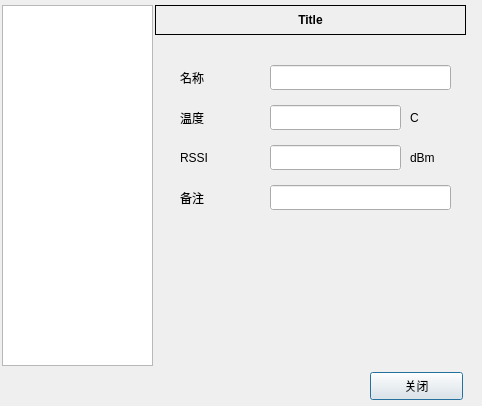
<?xml version="1.0" encoding="UTF-8"?>
<ui version="4.0">
 <class>iCfgDlg</class>
 <widget class="QDialog" name="iCfgDlg">
  <property name="geometry">
   <rect>
    <x>0</x>
    <y>0</y>
    <width>482</width>
    <height>406</height>
   </rect>
  </property>
  <property name="windowTitle">
   <string>System Information</string>
  </property>
  <widget class="QListWidget" name="listWidget">
   <property name="geometry">
    <rect>
     <x>2</x>
     <y>5</y>
     <width>151</width>
     <height>361</height>
    </rect>
   </property>
   <property name="iconSize">
    <size>
     <width>25</width>
     <height>25</height>
    </size>
   </property>
  </widget>
  <widget class="QStackedWidget" name="stackedWidget">
   <property name="geometry">
    <rect>
     <x>160</x>
     <y>35</y>
     <width>311</width>
     <height>331</height>
    </rect>
   </property>
   <property name="currentIndex">
    <number>1</number>
   </property>
   <widget class="QWidget" name="page">
    <widget class="QLabel" name="label">
     <property name="geometry">
      <rect>
       <x>20</x>
       <y>50</y>
       <width>80</width>
       <height>25</height>
      </rect>
     </property>
     <property name="text">
      <string>系统版本</string>
     </property>
    </widget>
    <widget class="QLineEdit" name="leVersion">
     <property name="geometry">
      <rect>
       <x>110</x>
       <y>50</y>
       <width>171</width>
       <height>25</height>
      </rect>
     </property>
     <property name="autoFillBackground">
      <bool>true</bool>
     </property>
     <property name="readOnly">
      <bool>true</bool>
     </property>
    </widget>
    <widget class="QGroupBox" name="groupBox">
     <property name="geometry">
      <rect>
       <x>10</x>
       <y>150</y>
       <width>291</width>
       <height>161</height>
      </rect>
     </property>
     <property name="title">
      <string>Modbus 设置</string>
     </property>
     <widget class="QLineEdit" name="leModbusPort">
      <property name="geometry">
       <rect>
        <x>100</x>
        <y>110</y>
        <width>171</width>
        <height>25</height>
       </rect>
      </property>
      <property name="autoFillBackground">
       <bool>true</bool>
      </property>
      <property name="readOnly">
       <bool>true</bool>
      </property>
     </widget>
     <widget class="QLineEdit" name="leModbusAddr">
      <property name="geometry">
       <rect>
        <x>100</x>
        <y>70</y>
        <width>171</width>
        <height>25</height>
       </rect>
      </property>
      <property name="autoFillBackground">
       <bool>true</bool>
      </property>
      <property name="readOnly">
       <bool>true</bool>
      </property>
     </widget>
     <widget class="QLabel" name="label_5">
      <property name="geometry">
       <rect>
        <x>10</x>
        <y>110</y>
        <width>80</width>
        <height>25</height>
       </rect>
      </property>
      <property name="text">
       <string>TCP 端口</string>
      </property>
     </widget>
     <widget class="QLabel" name="label_4">
      <property name="geometry">
       <rect>
        <x>10</x>
        <y>70</y>
        <width>80</width>
        <height>25</height>
       </rect>
      </property>
      <property name="text">
       <string>RTU 地址</string>
      </property>
     </widget>
     <widget class="QRadioButton" name="rbtnRTU">
      <property name="enabled">
       <bool>false</bool>
      </property>
      <property name="geometry">
       <rect>
        <x>20</x>
        <y>30</y>
        <width>95</width>
        <height>25</height>
       </rect>
      </property>
      <property name="text">
       <string>RTU</string>
      </property>
      <property name="checked">
       <bool>true</bool>
      </property>
     </widget>
     <widget class="QRadioButton" name="rbtnTCP">
      <property name="enabled">
       <bool>false</bool>
      </property>
      <property name="geometry">
       <rect>
        <x>160</x>
        <y>30</y>
        <width>95</width>
        <height>25</height>
       </rect>
      </property>
      <property name="text">
       <string>TCP</string>
      </property>
     </widget>
    </widget>
    <widget class="QLineEdit" name="leRdmMac">
     <property name="geometry">
      <rect>
       <x>110</x>
       <y>80</y>
       <width>171</width>
       <height>25</height>
      </rect>
     </property>
     <property name="autoFillBackground">
      <bool>true</bool>
     </property>
     <property name="readOnly">
      <bool>true</bool>
     </property>
    </widget>
    <widget class="QLabel" name="label_6">
     <property name="geometry">
      <rect>
       <x>20</x>
       <y>80</y>
       <width>80</width>
       <height>25</height>
      </rect>
     </property>
     <property name="text">
      <string>Mac 地址</string>
     </property>
    </widget>
    <widget class="QLineEdit" name="leRdmName">
     <property name="geometry">
      <rect>
       <x>110</x>
       <y>20</y>
       <width>171</width>
       <height>25</height>
      </rect>
     </property>
     <property name="autoFillBackground">
      <bool>true</bool>
     </property>
     <property name="readOnly">
      <bool>true</bool>
     </property>
    </widget>
    <widget class="QLabel" name="label_7">
     <property name="geometry">
      <rect>
       <x>20</x>
       <y>20</y>
       <width>80</width>
       <height>25</height>
      </rect>
     </property>
     <property name="text">
      <string>系统名称</string>
     </property>
    </widget>
    <widget class="QLineEdit" name="leRdmIP">
     <property name="geometry">
      <rect>
       <x>110</x>
       <y>110</y>
       <width>171</width>
       <height>25</height>
      </rect>
     </property>
     <property name="autoFillBackground">
      <bool>true</bool>
     </property>
     <property name="readOnly">
      <bool>true</bool>
     </property>
    </widget>
    <widget class="QLabel" name="label_8">
     <property name="geometry">
      <rect>
       <x>20</x>
       <y>110</y>
       <width>80</width>
       <height>25</height>
      </rect>
     </property>
     <property name="text">
      <string>IP    地址</string>
     </property>
    </widget>
   </widget>
   <widget class="QWidget" name="page_2">
    <widget class="QLabel" name="lbTagTitle">
     <property name="geometry">
      <rect>
       <x>20</x>
       <y>30</y>
       <width>80</width>
       <height>25</height>
      </rect>
     </property>
     <property name="text">
      <string>名称</string>
     </property>
    </widget>
    <widget class="QLabel" name="label_2">
     <property name="geometry">
      <rect>
       <x>20</x>
       <y>70</y>
       <width>80</width>
       <height>25</height>
      </rect>
     </property>
     <property name="text">
      <string>温度</string>
     </property>
    </widget>
    <widget class="QLabel" name="label_3">
     <property name="geometry">
      <rect>
       <x>20</x>
       <y>110</y>
       <width>80</width>
       <height>25</height>
      </rect>
     </property>
     <property name="text">
      <string>RSSI</string>
     </property>
    </widget>
    <widget class="QLineEdit" name="leTagDesc">
     <property name="geometry">
      <rect>
       <x>110</x>
       <y>30</y>
       <width>181</width>
       <height>25</height>
      </rect>
     </property>
     <property name="autoFillBackground">
      <bool>true</bool>
     </property>
     <property name="readOnly">
      <bool>true</bool>
     </property>
    </widget>
    <widget class="QLineEdit" name="leTagTemp">
     <property name="geometry">
      <rect>
       <x>110</x>
       <y>70</y>
       <width>131</width>
       <height>25</height>
      </rect>
     </property>
     <property name="autoFillBackground">
      <bool>true</bool>
     </property>
     <property name="readOnly">
      <bool>true</bool>
     </property>
    </widget>
    <widget class="QLineEdit" name="leTagRSSI">
     <property name="geometry">
      <rect>
       <x>110</x>
       <y>110</y>
       <width>131</width>
       <height>25</height>
      </rect>
     </property>
     <property name="autoFillBackground">
      <bool>true</bool>
     </property>
     <property name="readOnly">
      <bool>true</bool>
     </property>
    </widget>
    <widget class="QLabel" name="lbTempUnit">
     <property name="geometry">
      <rect>
       <x>250</x>
       <y>70</y>
       <width>31</width>
       <height>25</height>
      </rect>
     </property>
     <property name="text">
      <string>C</string>
     </property>
    </widget>
    <widget class="QLabel" name="lbRSSIUnit">
     <property name="geometry">
      <rect>
       <x>250</x>
       <y>110</y>
       <width>41</width>
       <height>25</height>
      </rect>
     </property>
     <property name="text">
      <string>dBm</string>
     </property>
    </widget>
    <widget class="QLineEdit" name="leTagNote">
     <property name="geometry">
      <rect>
       <x>110</x>
       <y>150</y>
       <width>181</width>
       <height>25</height>
      </rect>
     </property>
     <property name="autoFillBackground">
      <bool>true</bool>
     </property>
     <property name="readOnly">
      <bool>true</bool>
     </property>
    </widget>
    <widget class="QLabel" name="lbTagTitle_2">
     <property name="geometry">
      <rect>
       <x>20</x>
       <y>150</y>
       <width>80</width>
       <height>25</height>
      </rect>
     </property>
     <property name="text">
      <string>备注</string>
     </property>
    </widget>
   </widget>
  </widget>
  <widget class="QLabel" name="lbTitle">
   <property name="geometry">
    <rect>
     <x>155</x>
     <y>5</y>
     <width>311</width>
     <height>30</height>
    </rect>
   </property>
   <property name="font">
    <font>
     <weight>75</weight>
     <bold>true</bold>
    </font>
   </property>
   <property name="frameShape">
    <enum>QFrame::Box</enum>
   </property>
   <property name="frameShadow">
    <enum>QFrame::Plain</enum>
   </property>
   <property name="text">
    <string>Title</string>
   </property>
   <property name="alignment">
    <set>Qt::AlignCenter</set>
   </property>
  </widget>
  <widget class="QPushButton" name="btnClose">
   <property name="geometry">
    <rect>
     <x>370</x>
     <y>372</y>
     <width>93</width>
     <height>28</height>
    </rect>
   </property>
   <property name="text">
    <string>关闭</string>
   </property>
  </widget>
 </widget>
 <layoutdefault spacing="6" margin="11"/>
 <resources/>
 <connections/>
</ui>
